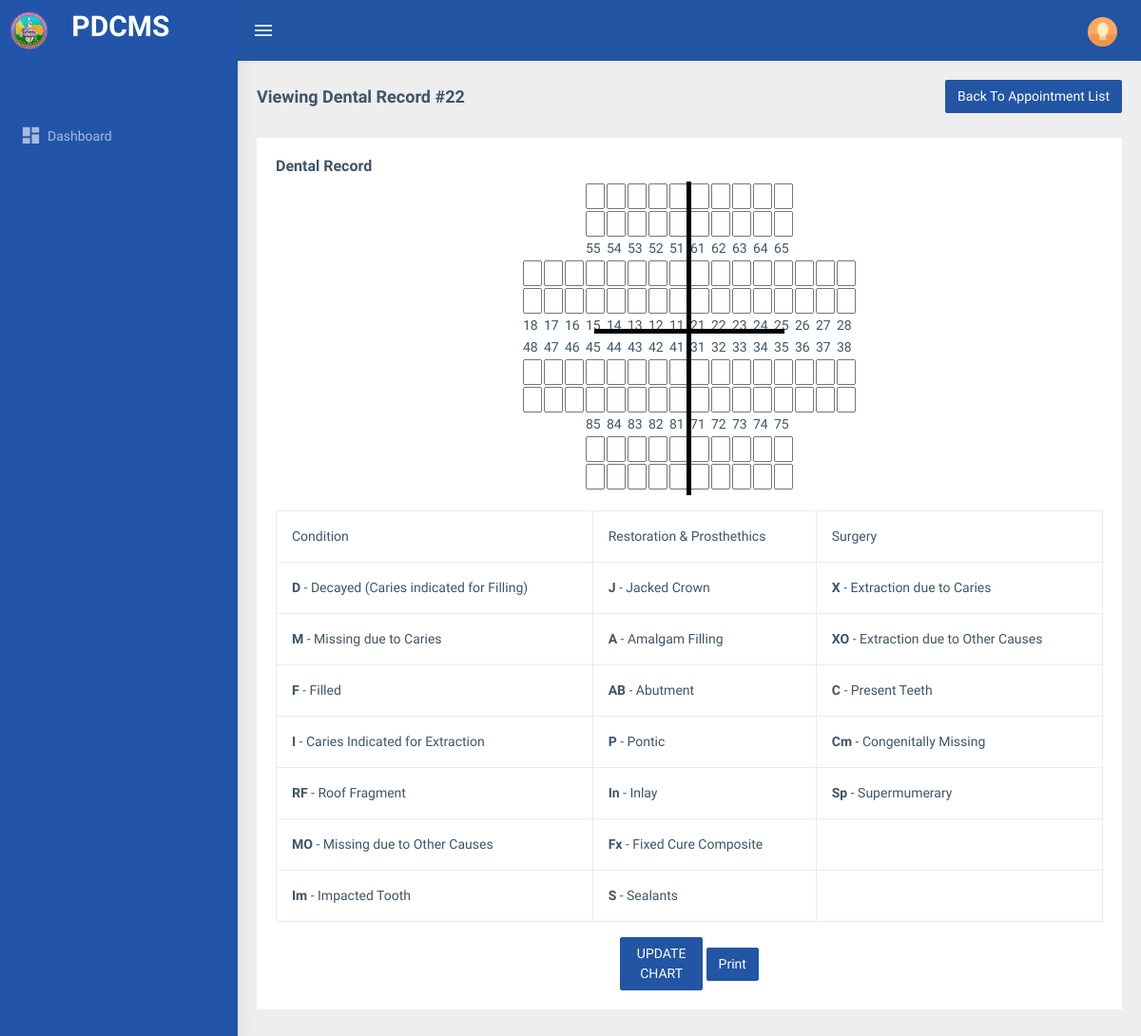
Page /dental_admin/view_record.php?id=22 on the earlier database version.
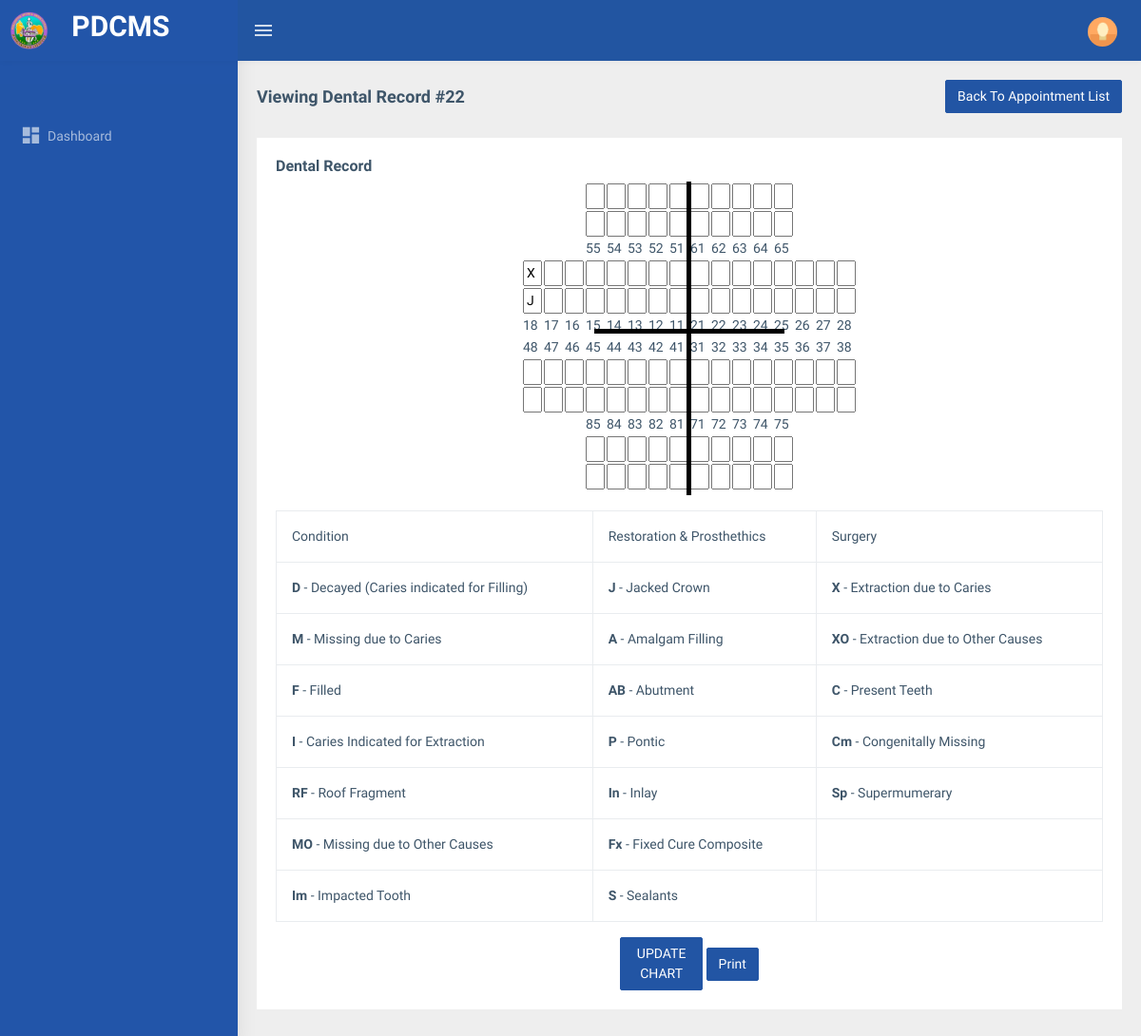
Same page on the later database version.
### tables this page shows
CREATE TABLE `tbl_chart` (
  `id` int(11) NOT NULL,
  `patient_id` int(11) DEFAULT NULL,
  `clinic_id` int(11) DEFAULT NULL,
  `status_1_55` varchar(3) DEFAULT NULL,
  `status_1_54` varchar(3) DEFAULT NULL,
  `status_1_53` varchar(3) DEFAULT NULL,
  `status_1_52` varchar(3) DEFAULT NULL,
  `status_1_51` varchar(3) DEFAULT NULL,
  `status_2_55` varchar(3) DEFAULT NULL,
  `status_2_54` varchar(3) DEFAULT NULL,
  `status_2_53` varchar(3) DEFAULT NULL,
  `status_2_52` varchar(3) DEFAULT NULL,
  `status_1_65` varchar(3) DEFAULT NULL,
  `status_1_64` varchar(3) DEFAULT NULL,
  `status_1_63` varchar(3) DEFAULT NULL,
  `status_1_62` varchar(3) DEFAULT NULL,
  `status_1_61` varchar(3) DEFAULT NULL,
  `status_2_65` varchar(3) DEFAULT NULL,
  `status_2_64` varchar(3) DEFAULT NULL,
  `status_2_63` varchar(3) DEFAULT NULL,
  `status_2_62` varchar(3) DEFAULT NULL,
  `status_2_61` varchar(3) DEFAULT NULL,
  `status_2_51` varchar(3) DEFAULT NULL,
  `status_1_18` varchar(3) DEFAULT NULL,
  `status_1_17` varchar(3) DEFAULT NULL,
  `status_1_16` varchar(3) DEFAULT NULL,
  `status_1_15` varchar(3) DEFAULT NULL,
  `status_1_14` varchar(3) DEFAULT NULL,
  `status_1_13` varchar(3) DEFAULT NULL,
  `status_1_12` varchar(3) DEFAULT NULL,
  `status_1_11` varchar(3) DEFAULT NULL,
  `status_1_21` varchar(3) DEFAULT NULL,
  `status_1_22` varchar(3) DEFAULT NULL,
  `status_1_23` varchar(3) DEFAULT NULL,
  `status_1_24` varchar(3) DEFAULT NULL,
  `status_1_25` varchar(3) DEFAULT NULL,
  `status_1_26` varchar(3) DEFAULT NULL,
  `status_1_27` varchar(3) DEFAULT NULL,
  `status_1_28` varchar(3) DEFAULT NULL,
  `status_2_18` varchar(3) DEFAULT NULL,
  `status_2_17` varchar(3) DEFAULT NULL,
  `status_2_16` varchar(3) DEFAULT NULL,
  `status_2_15` varchar(3) DEFAULT NULL,
  `status_2_14` varchar(3) DEFAULT NULL,
  `status_2_13` varchar(3) DEFAULT NULL,
  `status_2_12` varchar(3) DEFAULT NULL,
  `status_2_11` varchar(3) DEFAULT NULL,
  `status_2_21` varchar(3) DEFAULT NULL,
  `status_2_22` varchar(3) DEFAULT NULL,
  `status_2_23` varchar(3) DEFAULT NULL,
  `status_2_24` varchar(3) DEFAULT NULL,
  `status_2_25` varchar(3) DEFAULT NULL,
  `status_2_26` varchar(3) DEFAULT NULL,
  `status_2_27` varchar(3) DEFAULT NULL,
  `status_2_28` varchar(3) DEFAULT NULL,
  `status_1_48` varchar(3) DEFAULT NULL,
  `status_1_47` varchar(3) DEFAULT NULL,
  `status_1_46` varchar(3) DEFAULT NULL,
  `status_1_45` varchar(3) DEFAULT NULL,
  `status_1_44` varchar(3) DEFAULT NULL,
  `status_1_43` varchar(3) DEFAULT NULL,
  `status_1_42` varchar(3) DEFAULT NULL,
  `status_1_41` varchar(3) DEFAULT NULL,
  `status_1_31` varchar(3) DEFAULT NULL,
  `status_1_32` varchar(3) DEFAULT NULL,
  `status_1_33` varchar(3) DEFAULT NULL,
  `status_1_34` varchar(3) DEFAULT NULL,
  `status_1_35` varchar(3) DEFAULT NULL,
  `status_1_36` varchar(3) DEFAULT NULL,
  `status_1_37` varchar(3) DEFAULT NULL,
  `status_1_38` varchar(3) DEFAULT NULL,
  `status_2_48` varchar(3) DEFAULT NULL,
  `status_2_47` varchar(3) DEFAULT NULL,
  `status_2_46` varchar(3) DEFAULT NULL,
  `status_2_45` varchar(3) DEFAULT NULL,
  `status_2_44` varchar(3) DEFAULT NULL,
  `status_2_43` varchar(3) DEFAULT NULL,
  `status_2_42` varchar(3) DEFAULT NULL,
  `status_2_41` varchar(3) DEFAULT NULL,
  `status_2_31` varchar(3) DEFAULT NULL,
  `status_2_32` varchar(3) DEFAULT NULL,
  `status_2_33` varchar(3) DEFAULT NULL,
  `status_2_34` varchar(3) DEFAULT NULL,
  `status_2_35` varchar(3) DEFAULT NULL,
  `status_2_36` varchar(3) DEFAULT NULL,
  `status_2_37` varchar(3) DEFAULT NULL,
  `status_2_38` varchar(3) DEFAULT NULL,
  `status_1_85` varchar(3) DEFAULT NULL,
  `status_1_84` varchar(3) DEFAULT NULL,
  `status_1_83` varchar(3) DEFAULT NULL,
  `status_1_82` varchar(3) DEFAULT NULL,
  `status_1_81` varchar(3) DEFAULT NULL,
  `status_1_71` varchar(3) DEFAULT NULL,
  `status_1_72` varchar(3) DEFAULT NULL,
  `status_1_73` varchar(3) DEFAULT NULL,
  `status_1_74` varchar(3) DEFAULT NULL,
  `status_1_75` varchar(3) DEFAULT NULL,
  `status_2_85` varchar(3) DEFAULT NULL,
  `status_2_84` varchar(3) DEFAULT NULL,
  `status_2_83` varchar(3) DEFAULT NULL,
  `status_2_82` varchar(3) DEFAULT NULL,
  `status_2_81` varchar(3) DEFAULT NULL,
  `status_2_71` varchar(3) DEFAULT NULL,
  `status_2_72` varchar(3) DEFAULT NULL,
  `status_2_73` varchar(3) DEFAULT NULL,
  `status_2_74` varchar(3) DEFAULT NULL,
  `status_2_75` varchar(3) DEFAULT NULL
);

### includes/functions.php (called while the page is built, shortened)
<?php
function get_one($sql)
{
    $result = mysqli_query($_SESSION['conn'], $sql);
    while ($row = mysqli_fetch_object($result)) {
        return $row;
    }
}

### dental_admin/view_record.php (the view, shortened to what the changed rows need)
<?php include 'header.php'; ?>
<div class="page-wrapper">
  <div class="container-fluid">
    <div class="row">
      <div class="col-md-12">
        <div class="card">
          <div class="card-body">
            <?php
            $id = $_GET['id'];
            $data = get_one("select * from tbl_chart where patient_id = " . $id);
            ?>
            <form method="post" onsubmit="return ('Are You Sure?')">
              <div class="row">
                <center>
                  <div class="ct">
                    <table class="teeth">
                      <tr>
                        <td><input type="text" name="status_1_18" style="width:20px" value="<?= $data->status_1_18 ?>"></td>
                      </tr>
                      <tr>
                        <td><input type="text" name="status_2_18" style="width:20px" value="<?= $data->status_2_18 ?>"></td>
                      </tr>
                    </table>
                  </div>
                  <br>
                  <table class="table table-bordered">
                    <thead>
                      <tr>
                        <td>Condition</td>
                        <td>Restoration & Prosthethics</td>
                        <td>Surgery</td>
                    </thead>
                  </table>
              </div>
            </form>
          </div>
        </div>
      </div>
    </div>
  </div>
  <?php include 'footer.php'; ?>

Differences in the rows shown:
now on this page (row edited): tbl_chart: status_1_18 "X", status_2_18 "J"
